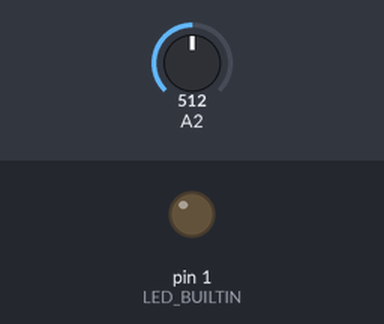
Simulated run of this sketch. Board: Arduino Uno, built with avr-gcc and run on an emulated ATmega328P. Shown: output pins drawn as LEDs (lit = HIGH). Dashed ring = blinking. The test bench sets the inputs (shaded band); at power-on: A2 = 512. Pins used as bus, display or sensor lines are not drawn.

Above: at 2.9 s.
3.0 s: A2 set to 170
7.9 s: A2 set to 95
11.4 s: A2 set to 84
At 12.1 s:
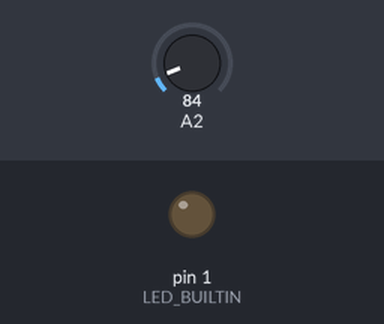
14.2 s: A2 set to 100
At 14.95 s:
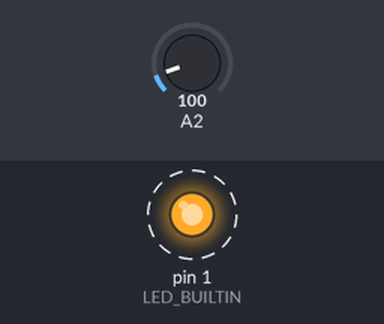
18.7 s: A2 set to 80
At 19.2 s:
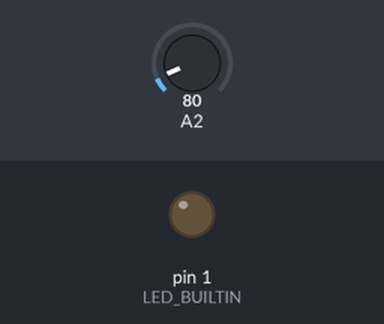
Timing chart, 0 to 21.7 s (numbered marks = the images above; inputs shaded):
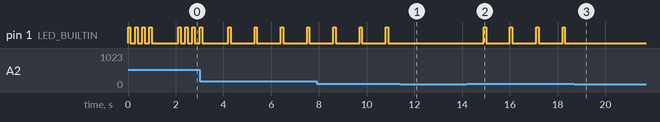

The sketch:

ATtiny95_flipper_final.ino
```cpp
int sensorValue = 0;
int busy_level = 0;
int old_busy_level = 0;
int counter_busy_level = 0;
#define LED_BUILTIN 1
#define RESET_SOUND_BOARD 2
#define ANALOG_INPUT_U20 4

void setup()
{
  pinMode(ANALOG_INPUT_U20, INPUT);
  pinMode(LED_BUILTIN, OUTPUT);
  pinMode(RESET_SOUND_BOARD, OUTPUT);
  digitalWrite(LED_BUILTIN, LOW);
  digitalWrite(RESET_SOUND_BOARD, LOW);
}

void loop()
{
  sensorValue = analogRead(2); // THIS IS P4, P4 is analog input 2, so when you are using analog read, you refer to it as 2.

  if (sensorValue > 360)
  {
    digitalWrite(LED_BUILTIN, HIGH);
    delay(100);
    digitalWrite(LED_BUILTIN, LOW);
    delay(200);
    digitalWrite(LED_BUILTIN, HIGH);
    delay(100);
    digitalWrite(LED_BUILTIN, LOW);
    delay(200);
    digitalWrite(LED_BUILTIN, HIGH);
    delay(100);
    digitalWrite(LED_BUILTIN, LOW);
    delay(200);
    digitalWrite(LED_BUILTIN, HIGH);
    delay(100);
    digitalWrite(LED_BUILTIN, LOW);
    digitalWrite(RESET_SOUND_BOARD, HIGH);
    delay(100);
    digitalWrite(RESET_SOUND_BOARD, LOW);
    busy_level = 4;
  }
  else if (sensorValue > 270)
  {
    digitalWrite(LED_BUILTIN, HIGH);
    delay(100);
    digitalWrite(LED_BUILTIN, LOW);
    delay(200);
    digitalWrite(LED_BUILTIN, HIGH);
    delay(100);
    digitalWrite(LED_BUILTIN, LOW);
    delay(200);
    digitalWrite(LED_BUILTIN, HIGH);
    delay(100);
    digitalWrite(LED_BUILTIN, LOW);
    busy_level = 3;
  }
  else if (sensorValue > 180)
  {
    digitalWrite(LED_BUILTIN, HIGH);
    delay(100);
    digitalWrite(LED_BUILTIN, LOW);
    delay(200);
    digitalWrite(LED_BUILTIN, HIGH);
    delay(100);
    digitalWrite(LED_BUILTIN, LOW);
    busy_level = 2;
  }
  else if (sensorValue > 90)
  {
    digitalWrite(LED_BUILTIN, HIGH);
    delay(100);
    digitalWrite(LED_BUILTIN, LOW);
    busy_level = 1;
  }
  else
  {
    busy_level = 0;
  }

  delay(1000);
  if (old_busy_level != busy_level)
  {
    counter_busy_level = 0;
  }
  else
  {
    counter_busy_level = counter_busy_level + 1;
  }
  if (counter_busy_level > 60)
  {
    digitalWrite(LED_BUILTIN, HIGH);
    delay(1000);
    digitalWrite(LED_BUILTIN, LOW);
    digitalWrite(RESET_SOUND_BOARD, HIGH);
    delay(100);
    digitalWrite(RESET_SOUND_BOARD, LOW);
    delay(1000);
    counter_busy_level = 0;
  }
  old_busy_level = busy_level;
}
```

Measured:
- after the input at 11.4 s, pin 1 (LED_BUILTIN): stops changing and stays LOW
- after the input at 14.2 s, pin 1 (LED_BUILTIN): alternates HIGH for 0.10 s and LOW for 1.0 s, starting after 0.70 s
- after the input at 18.7 s, pin 1 (LED_BUILTIN): stops changing and stays LOW
- by itself, pin 1 (LED_BUILTIN): alternates HIGH for 0.10 s and LOW for 1.0 s
